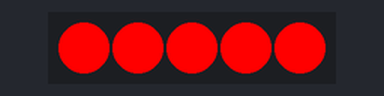
Bench run of a program on a simulated Raspberry Pi Pico running MicroPython. Parts: 5 RGB LEDs in strip order, left to right.

Above: at 0.6 s.
At 18.66 s:
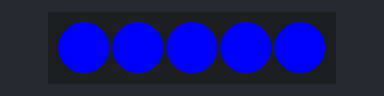
At 28.7 s:
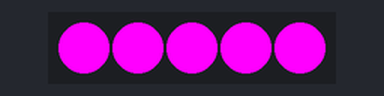
At 38.73 s:
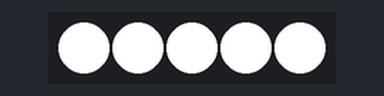
Timing chart, 0 to 40.0 s (numbered marks = the images above):
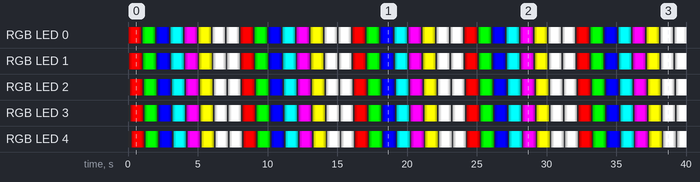

The program:

OST45050C1A-W_driver.py
```python
# OST45050C1A-Wドライバー(RP2040)

import array
from machine import Pin
import rp2
import time

# 接続しているLEDの数
LEDS = 5

# 信号を出力するGPIOピン番号
PIN_NUMBER = 22

@rp2.asm_pio(sideset_init=rp2.PIO.OUT_LOW, out_shiftdir=rp2.PIO.SHIFT_LEFT, autopull=True, pull_thresh=32)
def driver():
    T1 = 2
    T2 = 3
    T3 = 5
    wrap_target()
    label("bitloop")
    out(x, 1)               .side(0)    [T3 - 1]
    jmp(not_x, "do_zero")   .side(1)    [T1 - 1]
    jmp("bitloop")          .side(1)    [T2 - 1]
    label("do_zero")
    nop()                   .side(0)    [T2 - 1]
    wrap()

# Create the StateMachine with the driver program, outputting on Pin(PIN_NUMBER).
sm = rp2.StateMachine(0, driver, freq=8_000_000, sideset_base=Pin(PIN_NUMBER))

# Start the StateMachine, it will wait for data on its FIFO.
sm.active(1)

# Display a pattern on the LEDs via an array of LED RGB values.
ar = array.array("I", [0 for _ in range(LEDS)])


# Example


# clour set : (r, g, b, w, lum) | [r, g, b, w => 0~255],[lum (輝度:デフォルト100%) => 0~100]
def colour_set(r=0, g=0, b=0, w=0, lum=100):
    return g * lum // 100 * 16777216 + r * lum // 100 * 65536 + b * lum // 100 * 256 + w * lum // 100


red        =  (255, 0, 0, 0)
green      =  (0, 255, 0, 0)
blue       =  (0, 0, 255, 0)
cyan       =  (0, 255, 255, 0)
magenta    =  (255, 0, 255, 0)
yellow     =  (255, 255, 0, 0)
white_rgb  =  (255, 255, 255 , 0)
white      =  (0, 0, 0, 255)

colours = [red, green, blue, cyan, magenta, yellow, white_rgb, white]


def wave_colours():

    while True:

        for colour in colours:

            for brightness in range(0, 181, 20):
                if brightness > 100:
                    brightness = 100

                for n in range(4, -1, -1):
                    ar[n] = ar[n-1]
                    if n == 0:
                        ar[n] = colour_set(*colour + (brightness,))

                sm.put(ar, 0)
                time.sleep_ms(50)

            for brightness in range(180, -1, -20):
                if brightness > 100:
                    brightness = 100

                for n in range(4, -1, -1):
                    ar[n] = ar[n-1]
                    if n == 0:
                        ar[n] = colour_set(*colour + (brightness,))

                sm.put(ar, 0)
                time.sleep_ms(50)


wave_colours()
```
